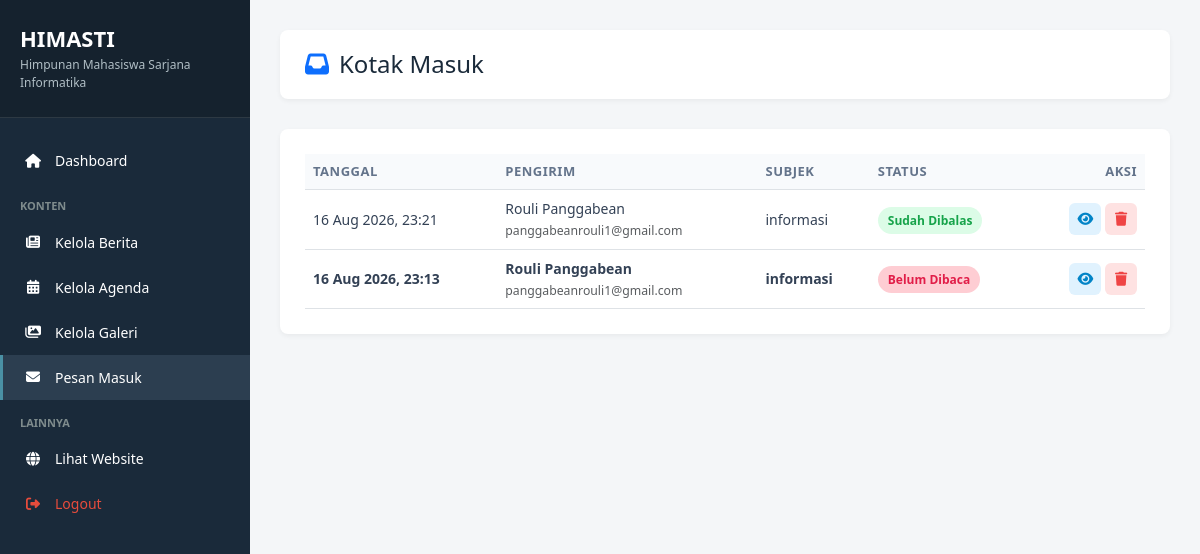
Page /admin/pesan/index.php (signed in) on the committed database.
### tables this page shows
CREATE TABLE `contacts` (
  `id` int(11) NOT NULL AUTO_INCREMENT,
  `name` varchar(100) NOT NULL,
  `email` varchar(100) NOT NULL,
  `phone` varchar(20) DEFAULT NULL,
  `subject` varchar(200) DEFAULT NULL,
  `message` text NOT NULL,
  `status` enum('unread','read','replied') DEFAULT 'unread',
  `created_at` timestamp NOT NULL DEFAULT current_timestamp(),
  PRIMARY KEY (`id`)
);

### admin/pesan/index.php (the view, shortened to what this page needs)
<?php
require_once __DIR__ . '/../../config/database.php';
try {
    $stmt = $pdo->query("SELECT * FROM contacts ORDER BY created_at DESC");
    $pesan_list = $stmt->fetchAll();
} catch (PDOException $e) {
    $pesan_list = [];
}
?>
<!DOCTYPE html>
<html lang="id">
<head>
    <link href="https://cdn.jsdelivr.net/npm/bootstrap@5.3.0/dist/css/bootstrap.min.css" rel="stylesheet">
    <link rel="stylesheet" href="https://cdnjs.cloudflare.com/ajax/libs/font-awesome/6.4.0/css/all.min.css">
</head>
<body>
    <div class="sidebar">
        <div class="sidebar-header">
            <h2>HIMASTI</h2>
            <p>Himpunan Mahasiswa Sarjana Informatika</p>
        </div>
        <ul class="menu">
            <li><a href="../dashboard.php"><i class="fas fa-home"></i> Dashboard</a></li>
            <li class="menu-divider">Konten</li>
            <li><a href="../berita/index.php"><i class="fas fa-newspaper"></i> Kelola Berita</a></li>
            <li><a href="../agenda/index.php"><i class="fas fa-calendar-alt"></i> Kelola Agenda</a></li>
            <li><a href="../galeri/index.php"><i class="fas fa-images"></i> Kelola Galeri</a></li>
            <li><a href="index.php" class="active"><i class="fas fa-envelope"></i> Pesan Masuk</a></li>
            <li class="menu-divider">Lainnya</li>
            <li><a href="../../index.php" target="_blank"><i class="fas fa-globe"></i> Lihat Website</a></li>
            <li><a href="../login.php?logout=1" style="color: #e74c3c;"><i class="fas fa-sign-out-alt"></i> Logout</a></li>
        </ul>
    </div>
    <div class="main">
        <div class="header-custom">
            <h1><i class="fas fa-inbox text-primary"></i> Kotak Masuk</h1>
        </div>
        <div class="content-card">
            <div class="table-responsive">
                <table class="table table-hover table-custom mb-0">
                    <thead>
                        <tr>
                            <th>Tanggal</th>
                            <th>Pengirim</th>
                            <th>Subjek</th>
                            <th>Status</th>
                            <th class="text-end">Aksi</th>
                        </tr>
                    </thead>
                    <tbody>
                        <?php if (empty($pesan_list)): ?>
                        <tr><td colspan="5" class="text-center py-4 text-muted">Belum ada pesan masuk.</td></tr>
                        <?php else: ?>
                            <?php foreach ($pesan_list as $psn): ?>
                            <tr class="<?= $psn['status'] === 'unread' ? 'row-unread' : '' ?>">
                                <td><?= date('d M Y, H:i', strtotime($psn['created_at'])) ?></td>
                                <td>
                                    <?= htmlspecialchars($psn['name']) ?><br>
                                    <small class="text-muted fw-normal"><?= htmlspecialchars($psn['email']) ?></small>
                                </td>
                                <td><?= htmlspecialchars($psn['subject'] ?: '(Tanpa Subjek)') ?></td>
                                <td>
                                    <?php if($psn['status'] == 'unread'): ?>
                                        <span class="badge-unread">Belum Dibaca</span>
                                    <?php elseif($psn['status'] == 'read'): ?>
                                        <span class="badge-read">Sudah Dibaca</span>
                                    <?php else: ?>
                                        <span class="badge-replied">Sudah Dibalas</span>
                                    <?php endif; ?>
                                </td>
                                <td class="text-end">
                                    <a href="baca.php?id=<?= $psn['id'] ?>" class="btn-action btn-view" title="Baca Pesan"><i class="fas fa-eye"></i></a>
                                    <a href="hapus.php?id=<?= $psn['id'] ?>" class="btn-action btn-delete" title="Hapus Pesan" onclick="return confirm('Yakin ingin menghapus pesan ini?')"><i class="fas fa-trash"></i></a>
                                </td>
                            </tr>
                            <?php endforeach; ?>
                        <?php endif; ?>
                    </tbody>
                </table>
            </div>
        </div>
    </div>
</body>
</html>

### admin/pesan/index.php (style rules this page uses)
* { font-family: 'Segoe UI', Tahoma, sans-serif; }
body { background: #f4f6f8; display: flex; min-height: 100vh; margin: 0; }
.sidebar { width: 250px; background: #1a2a3a; color: white; position: fixed; height: 100vh; overflow-y: auto; z-index: 1000; }
.sidebar-header { padding: 25px 20px; border-bottom: 1px solid rgba(255,255,255,0.1); background: rgba(0,0,0,0.2); }
.sidebar-header h2 { color: #ffffff; font-size: 22px; margin-bottom: 5px; font-weight: 700; }
.sidebar-header p { color: #b0bec5; font-size: 12px; margin:0; }
.menu { list-style: none; padding: 20px 0; margin:0; }
.menu li a { display: flex; align-items: center; gap: 12px; color: white; text-decoration: none; padding: 12px 20px; transition: all 0.3s; border-left: 3px solid transparent; font-size: 14px; }
.menu li a i { width: 20px; text-align: center; }
.menu li a.active { background: #2c3e50; border-left-color: #4a90a4; }
.menu-divider { color: #7f8c8d; font-size: 11px; padding: 15px 20px 5px; text-transform: uppercase; font-weight: 600; }
.main { margin-left: 250px; padding: 30px; width: calc(100% - 250px); }
.header-custom { background: white; padding: 20px 25px; border-radius: 8px; display: flex; justify-content: space-between; align-items: center; box-shadow: 0 2px 5px rgba(0,0,0,0.05); margin-bottom: 30px; }
.header-custom h1 { color: #1a2a3a; font-size: 24px; margin: 0; display: flex; align-items: center; gap: 10px; }
.content-card { background: white; padding: 25px; border-radius: 8px; box-shadow: 0 2px 5px rgba(0,0,0,0.05); }
.table-custom th { background: #f8fafc; color: #64748b; font-weight: 600; font-size: 13px; text-transform: uppercase; letter-spacing: 0.5px; }
.table-custom td { vertical-align: middle; color: #334155; font-size: 14px; }
.badge-unread { background-color: #fecdd3; color: #e11d48; padding: 5px 10px; border-radius: 20px; font-weight: 600; font-size: 12px; }
.badge-replied { background-color: #dcfce7; color: #16a34a; padding: 5px 10px; border-radius: 20px; font-weight: 600; font-size: 12px; }
.btn-action { width: 32px; height: 32px; display: inline-flex; align-items: center; justify-content: center; border-radius: 6px; text-decoration: none; transition: 0.3s; border: none; }
.btn-view { background: #e0f2fe; color: #0284c7; }
.btn-delete { background: #fee2e2; color: #ef4444; }
.row-unread { background-color: #fffbfa !important; font-weight: 600; }

### rows in the picture
contacts: created_at "16 Aug 2026, 23:21", name "Rouli Panggabean", email "panggabeanrouli1@gmail.com", subject "informasi", status "Sudah Dibalas"
contacts: created_at "16 Aug 2026, 23:13", name "Rouli Panggabean", email "panggabeanrouli1@gmail.com", subject "informasi", status "Belum Dibaca"
